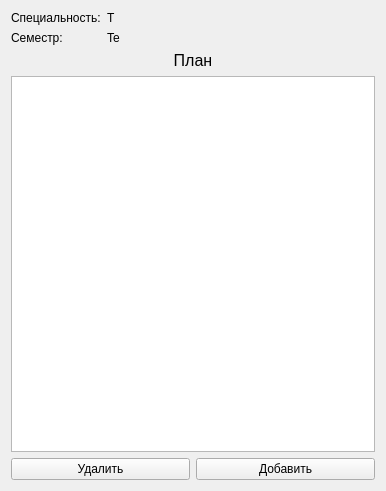
<?xml version="1.0" encoding="UTF-8"?>
<ui version="4.0">
 <class>TablePlan</class>
 <widget class="QWidget" name="TablePlan">
  <property name="geometry">
   <rect>
    <x>0</x>
    <y>0</y>
    <width>386</width>
    <height>491</height>
   </rect>
  </property>
  <property name="windowTitle">
   <string>Form</string>
  </property>
  <layout class="QGridLayout" name="gridLayout_2">
   <item row="0" column="0">
    <layout class="QFormLayout" name="formLayout">
     <item row="0" column="0">
      <widget class="QLabel" name="label_4">
       <property name="text">
        <string>Специальность:</string>
       </property>
      </widget>
     </item>
     <item row="1" column="0">
      <widget class="QLabel" name="label_2">
       <property name="text">
        <string>Семестр:</string>
       </property>
      </widget>
     </item>
     <item row="0" column="1">
      <widget class="QLabel" name="label_3">
       <property name="text">
        <string>T</string>
       </property>
      </widget>
     </item>
     <item row="1" column="1">
      <widget class="QLabel" name="label_5">
       <property name="text">
        <string>Te</string>
       </property>
      </widget>
     </item>
    </layout>
   </item>
   <item row="1" column="0">
    <layout class="QVBoxLayout" name="verticalLayout">
     <item>
      <widget class="QLabel" name="label">
       <property name="font">
        <font>
         <pointsize>12</pointsize>
        </font>
       </property>
       <property name="text">
        <string>План</string>
       </property>
       <property name="alignment">
        <set>Qt::AlignCenter</set>
       </property>
      </widget>
     </item>
     <item>
      <widget class="QTableView" name="tableView"/>
     </item>
    </layout>
   </item>
   <item row="2" column="0">
    <layout class="QGridLayout" name="gridLayout">
     <item row="0" column="1">
      <widget class="QPushButton" name="pushButton_2">
       <property name="text">
        <string>Добавить</string>
       </property>
      </widget>
     </item>
     <item row="0" column="0">
      <widget class="QPushButton" name="pushButton">
       <property name="text">
        <string>Удалить</string>
       </property>
      </widget>
     </item>
    </layout>
   </item>
  </layout>
 </widget>
 <resources/>
 <connections/>
</ui>
